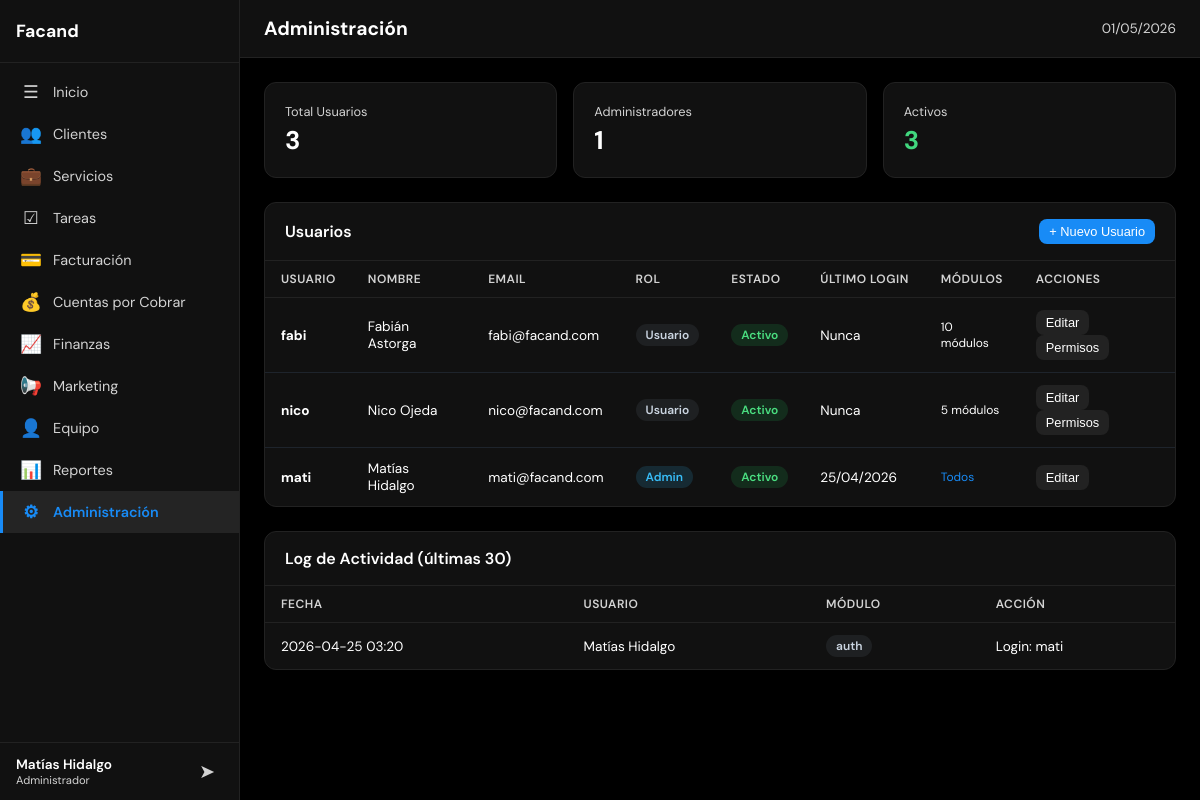
/index.php?page=admin (signed in), run on an earlier commit of the app's database.
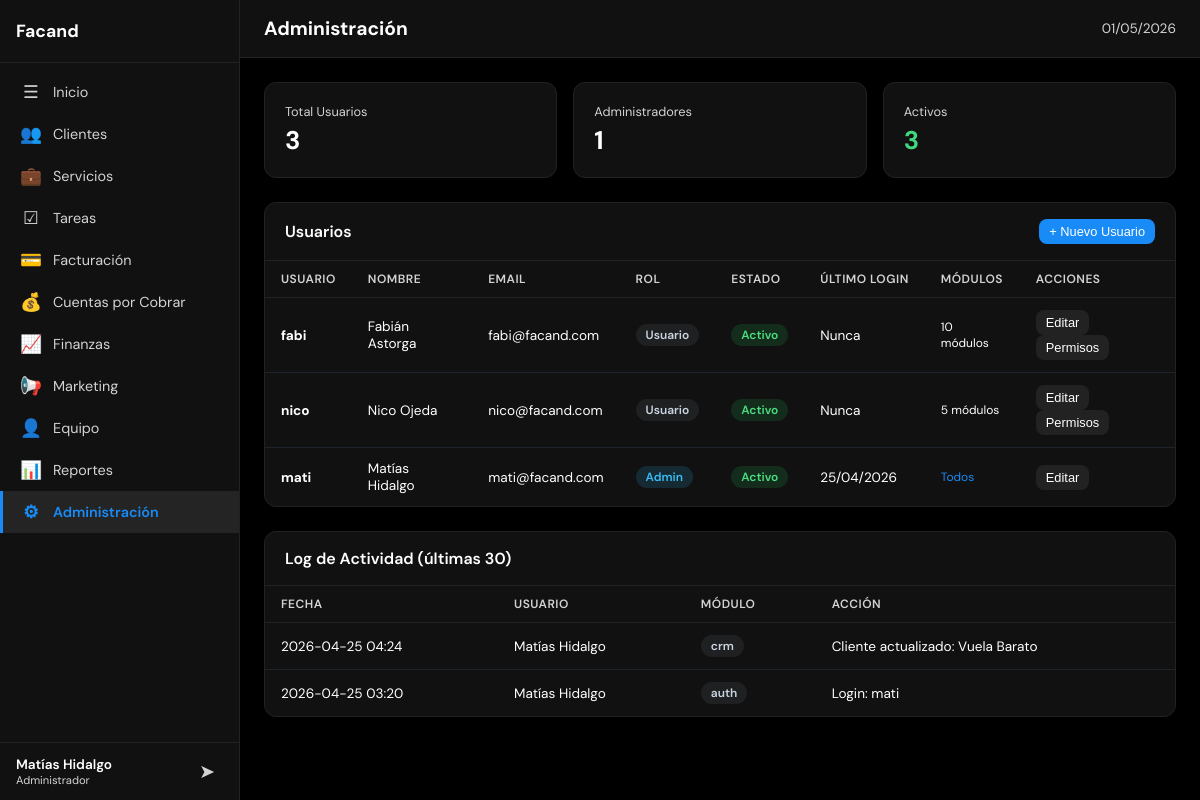
And on a later commit of the database.
### tables this page shows
CREATE TABLE usuarios (
            id INTEGER PRIMARY KEY AUTOINCREMENT,
            username TEXT UNIQUE NOT NULL,
            password_hash TEXT NOT NULL,
            nombre TEXT NOT NULL,
            email TEXT DEFAULT '',
            role TEXT NOT NULL DEFAULT 'user' CHECK(role IN ('admin','user')),
            activo INTEGER NOT NULL DEFAULT 1,
            last_login TEXT,
            created_at TEXT DEFAULT (datetime('now')),
            updated_at TEXT DEFAULT (datetime('now'))
        );

CREATE TABLE actividad (
            id INTEGER PRIMARY KEY AUTOINCREMENT,
            modulo TEXT NOT NULL,
            accion TEXT NOT NULL,
            cliente_id INTEGER,
            usuario_id INTEGER,
            created_at TEXT DEFAULT (datetime('now'))
        );

### config/app.php (called while the page is built)
<?php
return array (
  'name' => 'Facand',
  'logo' => 'assets/img/logo.png',
  'primary' => '#41d77e',
  'accent' => '#188bf6',
  'bg' => '#000000',
  'surface' => '#111111',
  'text' => '#ffffff',
  'timezone' => 'America/Santiago',
  'currency' => 'CLP',
  'locale' => 'es_CL',
  'version' => '1.0.0',
  'active' => true,
);

### includes/functions.php (called while the page is built, shortened)
<?php
$app_config = require __DIR__ . '/../config/app.php';
function format_date(?string $date): string {
    $ts = strtotime($date);
    return $ts ? date('d/m/Y', $ts) : '-';
}
function safe(mixed $str): string {
    return htmlspecialchars((string)($str ?? ''), ENT_QUOTES, 'UTF-8');
}

### config/modules.php (called while the page is built)
<?php
return [
    'home'        => ['nombre' => 'Inicio',            'icono' => '&#9776;',  'archivo' => 'modules/home.php',        'descripcion' => 'Resumen general y KPIs'],
    'crm'         => ['nombre' => 'Clientes',           'icono' => '&#128101;','archivo' => 'modules/crm.php',         'descripcion' => 'Gestión de clientes y pipeline'],
    'services'    => ['nombre' => 'Servicios',          'icono' => '&#128188;','archivo' => 'modules/services.php',    'descripcion' => 'Servicios, presupuestos y cotizaciones'],
    'tasks'       => ['nombre' => 'Tareas',             'icono' => '&#9745;',  'archivo' => 'modules/tasks.php',       'descripcion' => 'Gestión de tareas y asignaciones'],
    'billing'     => ['nombre' => 'Facturación',        'icono' => '&#128179;','archivo' => 'modules/billing.php',     'descripcion' => 'Emisión y control de facturas'],
    'receivables' => ['nombre' => 'Cuentas por Cobrar', 'icono' => '&#128176;','archivo' => 'modules/receivables.php', 'descripcion' => 'Seguimiento de cobros pendientes'],
    'finance'     => ['nombre' => 'Finanzas',           'icono' => '&#128200;','archivo' => 'modules/finance.php',     'descripcion' => 'Ingresos, gastos y flujo de caja'],
    'marketing'   => ['nombre' => 'Marketing',          'icono' => '&#128226;','archivo' => 'modules/marketing.php',   'descripcion' => 'Campañas y métricas'],
    'team'        => ['nombre' => 'Equipo',             'icono' => '&#128100;','archivo' => 'modules/team.php',        'descripcion' => 'Miembros y carga de trabajo'],
    'reports'     => ['nombre' => 'Reportes',           'icono' => '&#128202;','archivo' => 'modules/reports.php',     'descripcion' => 'Reportes exportables'],
    'admin'       => ['nombre' => 'Administración',     'icono' => '&#9881;',  'archivo' => 'modules/admin.php',       'descripcion' => 'Usuarios, roles y configuración'],
];

### includes/permissions.php (called while the page is built, shortened)
<?php
function get_user_modules(int $user_id): array {
    $user = query_one('SELECT role FROM usuarios WHERE id = ?', [$user_id]);
    $all_modules = require __DIR__ . '/../config/modules.php';
    if ($user['role'] === 'admin') {
        return array_keys($all_modules);
    }
    $perms = query_all(
        'SELECT modulo FROM permisos WHERE usuario_id = ? AND puede_ver = 1',
        [$user_id]
    );
    $allowed = array_column($perms, 'modulo');
    return $allowed;
}

### includes/db.php (called while the page is built, shortened)
<?php
function get_db(): SQLite3 {
    static $db = null;
    if ($db === null) {
        $db_path = __DIR__ . '/../data/dashboard.db';
        $db = new SQLite3($db_path);
        $db->busyTimeout(5000);
        $db->exec('PRAGMA journal_mode=WAL');
        $db->exec('PRAGMA foreign_keys=ON');
    }
    return $db;
}
function query_all(string $sql, array $params = []): array {
    $stmt = get_db()->prepare($sql);
    foreach ($params as $i => $val) {
        $stmt->bindValue($i + 1, $val);
    }
    $result = $stmt->execute();
    $rows = [];
    while ($row = $result->fetchArray(SQLITE3_ASSOC)) {
        $rows[] = $row;
    }
    return $rows;
}
function query_one(string $sql, array $params = []): ?array {
    $rows = query_all($sql, $params);
    return $rows[0] ?? null;
}

### includes/auth.php (called while the page is built, shortened)
<?php
require_once __DIR__ . '/db.php';
require_once __DIR__ . '/permissions.php';
require_once __DIR__ . '/functions.php';
$current_user = query_one('SELECT * FROM usuarios WHERE id = ?', [$_SESSION['user_id']]);

### modules/admin.php (the view, shortened to what this page needs)
<?php
$usuarios = query_all('SELECT * FROM usuarios ORDER BY role DESC, nombre');
$all_modules = require __DIR__ . '/../config/modules.php';
$total_users = count($usuarios);
$admins = count(array_filter($usuarios, fn($u) => $u['role'] === 'admin'));
$activos = count(array_filter($usuarios, fn($u) => $u['activo']));
?>
<div class="kpi-grid">
    <div class="kpi-card">
        <div class="kpi-label">Total Usuarios</div>
        <div class="kpi-value"><?= $total_users ?></div>
    </div>
    <div class="kpi-card">
        <div class="kpi-label">Administradores</div>
        <div class="kpi-value"><?= $admins ?></div>
    </div>
    <div class="kpi-card">
        <div class="kpi-label">Activos</div>
        <div class="kpi-value success"><?= $activos ?></div>
    </div>
</div>
<div class="table-container">
    <div class="table-header">
        <span class="table-title">Usuarios</span>
        <button class="btn btn-primary btn-sm" onclick="openNewUser()">+ Nuevo Usuario</button>
    </div>
    <table>
        <thead>
            <tr>
                <th>Usuario</th>
                <th>Nombre</th>
                <th>Email</th>
                <th>Rol</th>
                <th>Estado</th>
                <th>Último Login</th>
                <th>Módulos</th>
                <th>Acciones</th>
            </tr>
        </thead>
        <tbody>
            <?php foreach ($usuarios as $u):
                $user_mods = get_user_modules($u['id']);
            ?>
            <tr>
                <td><strong><?= safe($u['username']) ?></strong></td>
                <td><?= safe($u['nombre']) ?></td>
                <td><?= safe($u['email'] ?: '-') ?></td>
                <td><span class="badge <?= $u['role'] === 'admin' ? 'status-info' : 'status-default' ?>"><?= $u['role'] === 'admin' ? 'Admin' : 'Usuario' ?></span></td>
                <td><span class="badge <?= $u['activo'] ? 'status-success' : 'status-muted' ?>"><?= $u['activo'] ? 'Activo' : 'Inactivo' ?></span></td>
                <td><?= $u['last_login'] ? format_date($u['last_login']) : 'Nunca' ?></td>
                <td style="font-size:.75rem;">
                    <?php if ($u['role'] === 'admin'): ?>
                        <span style="color:var(--accent)">Todos</span>
                    <?php else: ?>
                        <?= count($user_mods) ?> módulos
                    <?php endif; ?>
                </td>
                <td>
                    <button class="btn btn-secondary btn-sm" onclick="editUser(<?= $u['id'] ?>)">Editar</button>
                    <?php if ($u['role'] !== 'admin' || $admins > 1): ?>
                        <button class="btn btn-secondary btn-sm" onclick="managePermissions(<?= $u['id'] ?>, '<?= safe($u['nombre']) ?>')">Permisos</button>
                    <?php endif; ?>
                </td>
            </tr>
            <?php endforeach; ?>
        </tbody>
    </table>
</div>
<?php $log = query_all('SELECT a.*, u.nombre as usuario FROM actividad a LEFT JOIN usuarios u ON a.usuario_id = u.id ORDER BY a.created_at DESC LIMIT 30'); ?>
<div class="table-container" style="margin-top:24px;">
    <div class="table-header">
        <span class="table-title">Log de Actividad (últimas 30)</span>
    </div>
    <table>
        <thead><tr><th>Fecha</th><th>Usuario</th><th>Módulo</th><th>Acción</th></tr></thead>
        <tbody>
            <?php foreach ($log as $l): ?>
            <tr>
                <td style="white-space:nowrap"><?= safe(substr($l['created_at'], 0, 16)) ?></td>
                <td><?= safe($l['usuario'] ?? 'Sistema') ?></td>
                <td><span class="badge status-default"><?= safe($l['modulo']) ?></span></td>
                <td><?= safe($l['accion']) ?></td>
            </tr>
            <?php endforeach; ?>
        </tbody>
    </table>
</div>

### index.php (shortened to what this page needs)
<?php
require_once __DIR__ . '/includes/auth.php';
$app = require __DIR__ . '/config/app.php';
$all_modules = require __DIR__ . '/config/modules.php';
$page = $_GET['page'] ?? 'home';
$module_info = $all_modules[$page];
?>
<!DOCTYPE html>
<html lang="es">
<head>
    <link rel="stylesheet" href="css/styles.css">
</head>
<body>
    <aside class="sidebar" id="sidebar">
        <div class="sidebar-header">
            <h2 class="sidebar-brand"><?= safe($app['name']) ?></h2>
        </div>
        <nav class="sidebar-nav">
            <?php foreach ($all_modules as $slug => $mod): ?>
                <a href="?page=<?= $slug ?>" class="nav-item <?= $page === $slug ? 'active' : '' ?>">
                    <span class="nav-icon"><?= $mod['icono'] ?></span>
                    <span class="nav-label"><?= safe($mod['nombre']) ?></span>
                </a>
            <?php endforeach; ?>
        </nav>
        <div class="sidebar-footer">
            <div class="user-info">
                <span class="user-name"><?= safe($current_user['nombre']) ?></span>
                <span class="user-role"><?= $current_user['role'] === 'admin' ? 'Administrador' : 'Usuario' ?></span>
            </div>
            <a href="logout.php" class="btn-logout" title="Cerrar sesión">&#10148;</a>
        </div>
    </aside>
    <main class="main-content">
        <header class="topbar">
            <h1 class="page-title"><?= safe($module_info['nombre']) ?></h1>
            <div class="topbar-right">
                <span class="current-date"><?= date('d/m/Y') ?></span>
            </div>
        </header>
        <div class="content-area" id="contentArea">
            <?php
            $module_file = __DIR__ . '/' . $module_info['archivo'];
            if (file_exists($module_file)) {
                include $module_file;
            } else {
                echo '<div class="empty-state"><p>Módulo en construcción</p></div>';
            }
            ?>
        </div>
    </main>
</body>
</html>

### css/styles.css (style rules this page uses)
*, *::before, *::after { margin: 0; padding: 0; box-sizing: border-box; }
body { font-family: 'DM Sans', 'Inter', -apple-system, BlinkMacSystemFont, 'Segoe UI', sans-serif; background: var(--bg); color: var(--text); min-height: 100vh; display: flex; overflow-x: hidden; }
a { color: var(--accent); text-decoration: none; }
.sidebar { width: 240px; min-height: 100vh; background: var(--surface); border-right: 1px solid var(--border); display: flex; flex-direction: column; position: fixed; top: 0; left: 0; z-index: 100; transition: transform .3s ease; }
.sidebar-header { padding: 20px 16px; border-bottom: 1px solid var(--border); }
.sidebar-brand { font-size: 1.1rem; font-weight: 700; color: var(--text); white-space: nowrap; overflow: hidden; text-overflow: ellipsis; }
.sidebar-nav { flex: 1; padding: 8px 0; overflow-y: auto; }
.nav-item { display: flex; align-items: center; gap: 10px; padding: 10px 16px; color: var(--text-muted); font-size: .9rem; transition: all .15s; border-left: 3px solid transparent; }
.nav-item.active { background: rgba(255,255,255,.08); color: var(--accent); border-left-color: var(--accent); font-weight: 600; }
.nav-icon { font-size: 1.1rem; width: 24px; text-align: center; }
.sidebar-footer { padding: 12px 16px; border-top: 1px solid var(--border); display: flex; align-items: center; justify-content: space-between; gap: 8px; }
.user-info { display: flex; flex-direction: column; min-width: 0; }
.user-name { font-size: .85rem; font-weight: 600; white-space: nowrap; overflow: hidden; text-overflow: ellipsis; }
.user-role { font-size: .7rem; color: var(--text-muted); }
.btn-logout { color: var(--text-muted); font-size: 1.2rem; padding: 4px 8px; border-radius: 6px; transition: all .15s; }
.main-content { flex: 1; margin-left: 240px; min-height: 100vh; display: flex; flex-direction: column; }
.topbar { display: flex; align-items: center; gap: 16px; padding: 16px 24px; border-bottom: 1px solid var(--border); background: var(--surface); position: sticky; top: 0; z-index: 50; }
.page-title { font-size: 1.2rem; font-weight: 700; flex: 1; }
.topbar-right { font-size: .85rem; color: var(--text-muted); }
.content-area { flex: 1; padding: 24px; max-width: 1400px; width: 100%; }
.kpi-grid { display: grid; grid-template-columns: repeat(auto-fit, minmax(200px, 1fr)); gap: 16px; margin-bottom: 24px; }
.kpi-card { background: var(--surface); border: 1px solid var(--border); border-radius: 12px; padding: 20px; transition: border-color .2s; }
.kpi-label { font-size: .8rem; color: var(--text-muted); margin-bottom: 4px; }
.kpi-value { font-size: 1.6rem; font-weight: 700; }
.kpi-value.success { color: var(--success); }
.table-container { background: var(--surface); border: 1px solid var(--border); border-radius: 12px; overflow: hidden; margin-bottom: 24px; }
.table-header { display: flex; align-items: center; justify-content: space-between; padding: 16px 20px; border-bottom: 1px solid var(--border); flex-wrap: wrap; gap: 12px; }
.table-title { font-size: 1rem; font-weight: 600; }
table { width: 100%; border-collapse: collapse; font-size: .85rem; }
thead th { padding: 10px 16px; text-align: left; font-size: .75rem; font-weight: 600; color: var(--text-muted); text-transform: uppercase; letter-spacing: .5px; border-bottom: 1px solid var(--border); white-space: nowrap; }
tbody td { padding: 12px 16px; border-bottom: 1px solid rgba(51,65,85,.4); vertical-align: middle; }
tbody tr:last-child td { border-bottom: none; }
.badge { display: inline-block; padding: 3px 10px; border-radius: 20px; font-size: .75rem; font-weight: 600; white-space: nowrap; }
.status-success { background: rgba(34,197,94,.15); color: #4ade80; }
.status-default { background: rgba(148,163,184,.1); color: #cbd5e1; }
.status-info { background: rgba(56,189,248,.15); color: #38bdf8; }
.btn { display: inline-flex; align-items: center; gap: 6px; padding: 8px 16px; border: none; border-radius: 8px; font-size: .85rem; font-weight: 500; cursor: pointer; transition: all .15s; white-space: nowrap; }
.btn-primary { background: var(--accent); color: #fff; }
.btn-secondary { background: var(--border); color: var(--text); }
.btn-sm { padding: 5px 10px; font-size: .8rem; }

What changed in the data, as far as the page shows it:
added actividad: created_at "2026-04-25 04:24", usuario.nombre "Matías Hidalgo", modulo "crm", accion "Cliente actualizado: Vuela Barato"
